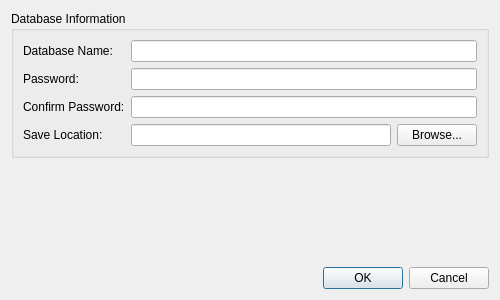
<?xml version="1.0" encoding="UTF-8"?>
<ui version="4.0">
 <class>CreateDatabaseDialog</class>
 <widget class="QDialog" name="CreateDatabaseDialog">
  <property name="geometry">
   <rect>
    <x>0</x>
    <y>0</y>
    <width>500</width>
    <height>300</height>
   </rect>
  </property>
  <layout class="QVBoxLayout" name="verticalLayout">
   <item>
    <widget class="QGroupBox" name="groupBox">
     <property name="title">
      <string>Database Information</string>
     </property>
     <layout class="QFormLayout" name="formLayout">
      <item row="0" column="0">
       <widget class="QLabel" name="label">
        <property name="text">
         <string>Database Name:</string>
        </property>
       </widget>
      </item>
      <item row="0" column="1">
       <widget class="QLineEdit" name="databaseNameEdit"/>
      </item>
      <item row="1" column="0">
       <widget class="QLabel" name="label_2">
        <property name="text">
         <string>Password:</string>
        </property>
       </widget>
      </item>
      <item row="1" column="1">
       <widget class="QLineEdit" name="passwordEdit">
        <property name="echoMode">
         <enum>QLineEdit::Password</enum>
        </property>
       </widget>
      </item>
      <item row="2" column="0">
       <widget class="QLabel" name="label_3">
        <property name="text">
         <string>Confirm Password:</string>
        </property>
       </widget>
      </item>
      <item row="2" column="1">
       <widget class="QLineEdit" name="confirmPasswordEdit">
        <property name="echoMode">
         <enum>QLineEdit::Password</enum>
        </property>
       </widget>
      </item>
      <item row="3" column="0">
       <widget class="QLabel" name="label_4">
        <property name="text">
         <string>Save Location:</string>
        </property>
       </widget>
      </item>
      <item row="3" column="1">
       <layout class="QHBoxLayout" name="horizontalLayout">
        <item>
         <widget class="QLineEdit" name="filePathEdit"/>
        </item>
        <item>
         <widget class="QPushButton" name="browseButton">
          <property name="text">
           <string>Browse...</string>
          </property>
         </widget>
        </item>
       </layout>
      </item>
     </layout>
    </widget>
   </item>
   <item>
    <widget class="QLabel" name="errorLabel">
     <property name="text">
      <string/>
     </property>
     <property name="styleSheet">
      <string notr="true">color: red;</string>
     </property>
    </widget>
   </item>
   <item>
    <widget class="QDialogButtonBox" name="buttonBox">
     <property name="orientation">
      <enum>Qt::Horizontal</enum>
     </property>
     <property name="standardButtons">
      <set>QDialogButtonBox::Cancel|QDialogButtonBox::Ok</set>
     </property>
    </widget>
   </item>
  </layout>
 </widget>
 <resources/>
 <connections>
  <connection>
   <sender>buttonBox</sender>
   <signal>accepted()</signal>
   <receiver>CreateDatabaseDialog</receiver>
   <slot>accept()</slot>
   <hints>
    <hint type="sourcelabel">
     <x>248</x>
     <y>254</y>
    </hint>
    <hint type="destinationlabel">
     <x>157</x>
     <y>274</y>
    </hint>
   </hints>
  </connection>
  <connection>
   <sender>buttonBox</sender>
   <signal>rejected()</signal>
   <receiver>CreateDatabaseDialog</receiver>
   <slot>reject()</slot>
   <hints>
    <hint type="sourcelabel">
     <x>316</x>
     <y>260</y>
    </hint>
    <hint type="destinationlabel">
     <x>286</x>
     <y>274</y>
    </hint>
   </hints>
  </connection>
 </connections>
</ui>
